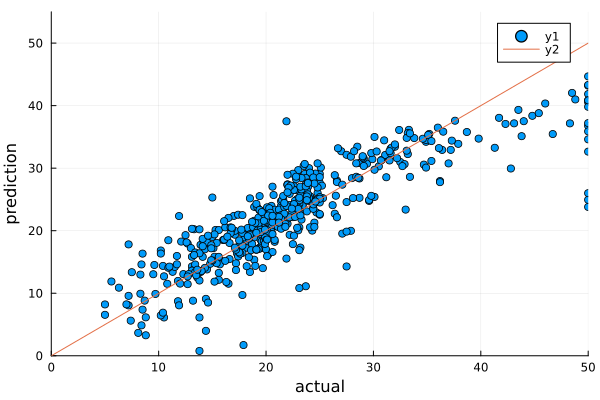

Reproduce this figure in Julia.
using Plots
using MLDatasets
using DataFrames

# xの行数は次元数、列数がデータ数
# yは横ベクトル

function linear_regress(x, y)
    Dimentions = size(x, 1)
    Data_Numbers = size(x, 2)
    A = hcat(ones(Data_Numbers), x')
    w = (A' * A) \ (A' * y')
    return w[1], w[2:Dimentions+1]
end

function createPlot()
    features = BostonHousing.features()
    target = BostonHousing.targets()

    # x, yの定義
    x = copy(features)
    y = copy(target)

    # wの計算
    w0, w = linear_regress(x, y)
    
    # プロット
    y_pre = w'*x .+ w0
    plot(y', y_pre', st=scatter, xlim=(0, 50), ylim=(0, 55), xlabel="actual", ylabel="prediction"); plot!(x -> x)
end

createPlot()
